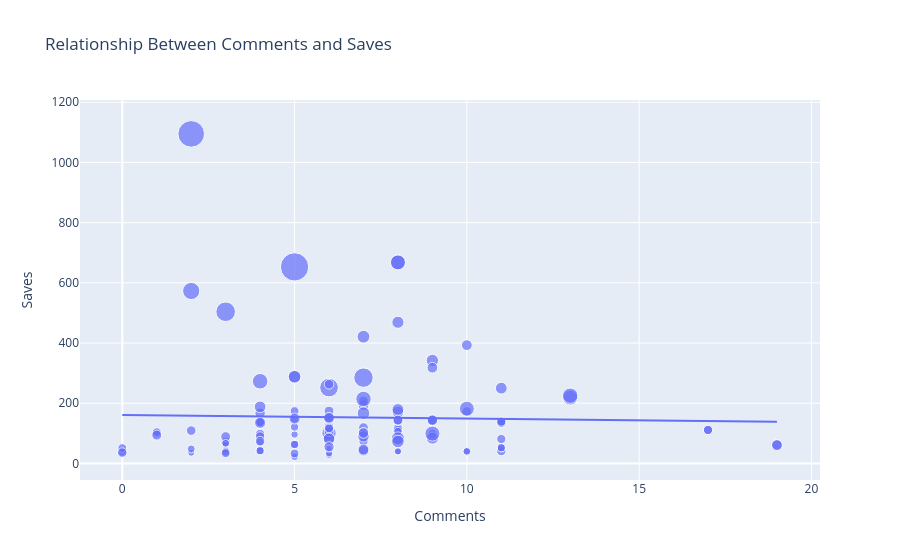

The cell this chart's notebook holds for it:
### Markdown cell above
# Comments vs Saves

### Code cell
fig = px.scatter(df, x = "Comments", y = "Saves", size ="Impressions", trendline = "ols",
                 title = "Relationship Between Comments and Saves")
fig.show()
